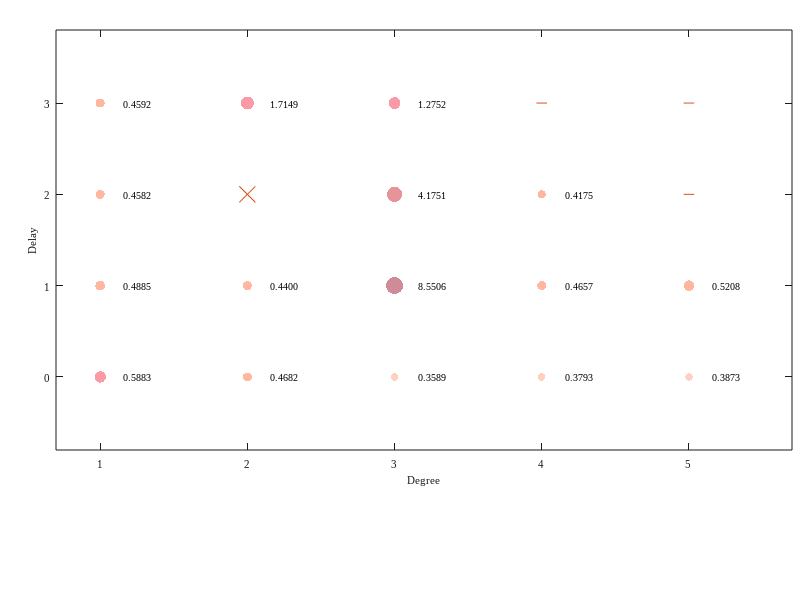

Source code (MATLAB):
%------------------------------------------------------------------------------%
%--- Supplementary results for the Koopman-based modeling errors of the AUV ---%
%------------------------------------------------------------------------------%
yy = [0, 0, 0, 0, 0, 1, 1, 1, 1, 1, 2, 2, 2, 3, 3, 3];
xx = [1, 2, 3, 4, 5, 1, 2, 3, 4, 5, 1, 3, 4, 1, 2, 3];
sz = [0.45, 0.3, 0.2, 0.2, 0.2, 0.35, 0.3, 1, 0.3, 0.4, 0.3, 0.8, 0.25, 0.3, 0.6, 0.5];
ssz = [0.5883, 0.4682, 0.3589, 0.3793, 0.3873, 0.4885, 0.4400, 8.5506, 0.4657, 0.5208,...
    0.4582, 4.1751, 0.4175, 0.4592, 1.7149, 1.2752];
szz = num2str(ssz', '%.4f\n');
sz =  150 * sz;

figureUnits = 'centimeters';
fig = figure;
set(gcf, 'unit', 'centimeters', 'position', [8, 6, 8, 3])
set(gca, 'Fontsize', 8, 'FontName', 'Times New Roman', 'position', [0.07, 0.25, 0.92, 0.7]);
hold on

map = [255 186 163
       255 154 118
       249 109 128
       220 100 110
       187  89 107]/255;
colormap(map);

scatter(xx, yy, sz, sz, 'filled', 'MarkerFaceAlpha',0.7)
hXLabel = xlabel('Degree');
hYLabel = ylabel('Delay');
text(xx + 0.16, yy , cellstr(szz), 'FontSize', 7,'FontName','Times New Roman');

scatter(2, 2, 134, 'x', 'MarkerFaceAlpha', 0.7, 'MarkerEdgeColor', [0.8500 0.3250 0.0980])
scatter(5, 2, 58, '_', 'MarkerFaceAlpha', 0.7, 'MarkerEdgeColor', [0.8500 0.3250 0.0980])
scatter(5, 3, 58, '_', 'MarkerFaceAlpha', 0.7, 'MarkerEdgeColor', [0.8500 0.3250 0.0980])
scatter(4, 3, 58, '_', 'MarkerFaceAlpha', 0.7, 'MarkerEdgeColor', [0.8500 0.3250 0.0980])

set(gca, 'Box', 'on', ...                                        
         'XGrid', 'off', 'YGrid', 'off', ...                     
         'TickDir', 'in', 'TickLength', [.01 .01], ...          
         'XMinorTick', 'off', 'YMinorTick', 'off', ...           
         'XColor', [.1 .1 .1],  'YColor', [.1 .1 .1],...         
         'XTick', 1 : 1 : 5,...                                     
         'XLim', [0.7 5.7],...
         'YTick', 0 : 1 : 3,...
         'YLim', [-0.8 3.8])

set(gca, 'FontName', 'Times New Roman')
set([hXLabel, hYLabel], 'FontName', 'Times New Roman')
set(gca, 'FontSize', 8, 'FontName', 'Times New Roman')
set([hXLabel, hYLabel], 'FontSize', 8, 'FontName', 'Times New Roman')
set(gcf,'Color',[1 1 1])
